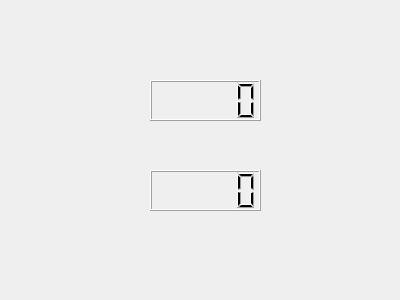
<?xml version="1.0" encoding="UTF-8"?>
<ui version="4.0">
 <class>Widget</class>
 <widget class="QWidget" name="Widget">
  <property name="geometry">
   <rect>
    <x>0</x>
    <y>0</y>
    <width>400</width>
    <height>300</height>
   </rect>
  </property>
  <property name="windowTitle">
   <string>Widget</string>
  </property>
  <widget class="QLCDNumber" name="lcdNumber">
   <property name="geometry">
    <rect>
     <x>150</x>
     <y>170</y>
     <width>111</width>
     <height>41</height>
    </rect>
   </property>
  </widget>
  <widget class="QLCDNumber" name="lcdNumber_2">
   <property name="geometry">
    <rect>
     <x>150</x>
     <y>80</y>
     <width>111</width>
     <height>41</height>
    </rect>
   </property>
   <property name="autoFillBackground">
    <bool>true</bool>
   </property>
  </widget>
 </widget>
 <layoutdefault spacing="6" margin="11"/>
 <resources/>
 <connections/>
</ui>
